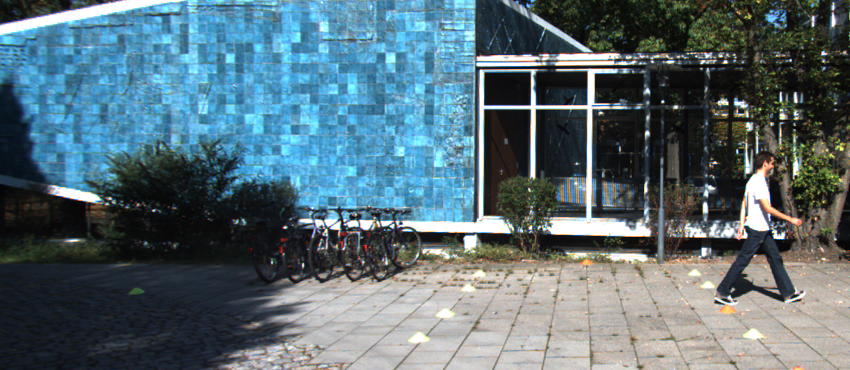
#> input picture scripts_aula/Aula_Homografia_Morfologia_40_Independentes/dados/visao_01.png, 850 x 370 px; its folder holds 6 pictures in this run
$ python 19_canvas_mosaico.py
#> lines starting #> are read from the running program, lines starting #| are printed output that depends on the picture; after the words box and inside, x2 and y2 are one past the last pixel; in counts of white or black regions, pixels touching at a corner belong together
"""
EXEMPLO 19/40 — DETERMINAR O CANVAS PANORÂMICO

O QUE ESTE CODIGO FAZ: Este programa foi elaborado para calcular o deslocamento global que preserva todas as vistas. Cada exercicio
e independente e pode ser executado diretamente, sem apoio.py ou importacao
de outros exemplos. As imagens de entrada ficam na pasta dados.

COMO FUNCIONA: A demonstracao usa projetar cantos, calcular limites e compor matriz de translação. O programa apresenta os parametros,
imprime medidas quantitativas quando sao relevantes e salva resultados na
pasta saidas/19_canvas_mosaico/, criada automaticamente.

POR QUE E IMPORTANTE: sem esse ajuste parte da segunda imagem pode ficar cortada. Na visao veicular, a correspondencia de pontos
auxilia o alinhamento de imagens, enquanto o BEV e a morfologia fornecem
representacoes uteis para encontrar marcacoes de pista.

APLICACAO E CUIDADOS: Este material utiliza duas janelas sobrepostas de uma
mesma fotografia, simulando vistas de cameras. Nao e uma calibracao real
de surround view 360 graus. Para multiplas cameras fisicas sao necessarias
calibracao intrinseca/extrinseca, compensacao de distorcao e tratamento da
paralaxe. A segmentacao BEV trabalha inicialmente com cena controlada.

EXPERIMENTE NA AULA: Imprima width,height e matriz de deslocamento.

PASSO A PASSO DA EXECUCAO: 1. Detecte e corresponda pontos ORB nas duas vistas. 2. Estime homografia com RANSAC, relatando numero de inliers e erro de reprojecao. 3. Projete os cantos e ajuste a origem do canvas para evitar cortar a imagem. 4. Remapeie imagens e mascaras de validade pelo warpPerspective. 5. Monte e visualize o mosaico; na regiao compartilhada, discuta a costura e blending. 6. Nao generalize uma homografia unica para objetos em diferentes profundidades.

COMO EXECUTAR: python exemplos/19_canvas_mosaico.py
DEPENDENCIAS: opencv-python, numpy; nenhuma dependencia de outro .py.
"""

from pathlib import Path
import cv2
import numpy as np

RAIZ = Path(__file__).resolve().parent.parent
DADOS = RAIZ / "dados"
SAIDA = RAIZ / "saidas" / Path(__file__).stem
SAIDA.mkdir(parents=True, exist_ok=True)

def ler(nome):
    caminho = DADOS / nome
    imagem = cv2.imread(str(caminho))
    if imagem is None:
        raise FileNotFoundError(f"Imagem ausente: {caminho}")
    return imagem

def painel(pares, destino="resultado.png", largura=560, altura=310):
    """Cada tupla contem (legenda, imagem); salva um grid com ate 3 colunas."""
    quadros = []
    for legenda, imagem in pares:
        if len(imagem.shape) == 2:
            imagem = cv2.cvtColor(imagem, cv2.COLOR_GRAY2BGR)
        img = cv2.resize(imagem, (largura, altura), interpolation=cv2.INTER_AREA)
        cv2.rectangle(img, (0, 0), (largura, 43), (22, 31, 46), -1)
        cv2.putText(img, legenda[:43], (12, 29), cv2.FONT_HERSHEY_SIMPLEX,
                    0.66, (255, 255, 255), 2, cv2.LINE_AA)
        quadros.append(img)
    ncol = min(3, len(quadros))
    while len(quadros) % ncol:
        quadros.append(np.full_like(quadros[0], (235, 235, 235)))
    linhas = [np.hstack(quadros[i:i+ncol]) for i in range(0, len(quadros), ncol)]
    resultado = np.vstack(linhas)
    cv2.imwrite(str(SAIDA / destino), resultado)
    print("Imagem salva:", SAIDA / destino)
    return resultado


def orb_pares(nfeatures=2500):
    a, b = ler("visao_01.png"), ler("visao_02.png")
    orb = cv2.ORB_create(nfeatures=nfeatures, fastThreshold=12)
    k1, d1 = orb.detectAndCompute(cv2.cvtColor(a, cv2.COLOR_BGR2GRAY), None)
    k2, d2 = orb.detectAndCompute(cv2.cvtColor(b, cv2.COLOR_BGR2GRAY), None)
    if d1 is None or d2 is None:
        raise RuntimeError("Nao foram detectados descritores ORB. Use cenas com textura.")
    return a, b, k1, d1, k2, d2

def matches_lowe(d1, d2, ratio=0.80):
    bf = cv2.BFMatcher(cv2.NORM_HAMMING)
    pares = bf.knnMatch(d2, d1, k=2)  # referencia: imagem 02 --> 01
    bons = [m for par in pares if len(par) == 2
            for m, n in [par] if m.distance < ratio * n.distance]
    return bons

def estimar_homografia(ratio=0.80, limiar=3.0):
    a, b, k1, d1, k2, d2 = orb_pares()
    bons = matches_lowe(d1, d2, ratio)
    if len(bons) < 4:
        raise RuntimeError(f"Somente {len(bons)} matches. Precisa de pelo menos 4.")
    src = np.float32([k2[m.queryIdx].pt for m in bons]).reshape(-1, 1, 2)
    dst = np.float32([k1[m.trainIdx].pt for m in bons]).reshape(-1, 1, 2)
    H, mascara = cv2.findHomography(src, dst, cv2.RANSAC, limiar)
    if H is None or mascara is None:
        raise RuntimeError("Homografia nao encontrada; verifique sobreposicao e matches.")
    inliers = mascara.ravel().astype(bool)
    projetados = cv2.perspectiveTransform(src, H)
    erros = np.linalg.norm((projetados - dst).reshape(-1, 2), axis=1)
    erro_medio = float(np.mean(erros[inliers])) if inliers.any() else float("nan")
    return a, b, H, inliers, erro_medio, bons, k1, k2, erros, src, dst

def construir_mosaico(blending=True):
    a, b, H, inliers, erro, bons, k1, k2, erros, src, dst = estimar_homografia()
#> in ler, imagem is the input picture: shape (370, 850, 3); mean B, G, R 118.2, 109.7, 89.2
#> call 2 of ler, with nome = 'visao_02.png'
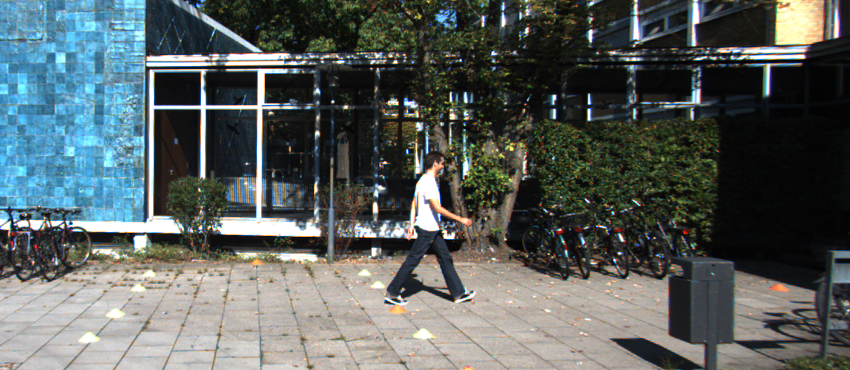
#> input picture scripts_aula/Aula_Homografia_Morfologia_40_Independentes/dados/visao_02.png, 850 x 370 px
#> in ler, imagem is the input picture: shape (370, 850, 3); mean B, G, R 95.3, 96.5, 89.3
#> in orb_pares, `k1, d1 = orb.detectAndCompute(cv2.cvtColor(a, cv2.COLOR_BGR2GRAY), None)`: k1 = 2500 keypoints; strongest (x, y, size): (531, 106, 64.3), (481, 71, 44.6), (533, 71, 44.6), (480, 71, 53.6)
#> in orb_pares, `k2, d2 = orb.detectAndCompute(cv2.cvtColor(b, cv2.COLOR_BGR2GRAY), None)`: k2 = 2500 keypoints; strongest (x, y, size): (150, 71, 44.6), (259, 71, 64.3), (203, 71, 44.6), (204, 70, 37.2)
#> in matches_lowe, `pares = bf.knnMatch(d2, d1, k=2)`: pares = 2500 matches
#> in matches_lowe, `bons = [m for par in pares if len(par) == 2 for m, n in [par] if m.dis..`: bons = 1684 matches
#> in estimar_homografia, `src = np.float32([k2[m.queryIdx].pt for m in bons]).reshape(-1, 1, 2)`: src = 1684 rows, first 8: [117, 258], [421, 129], [419, 129], [385, 162], [289, 54], [435, 162], [452, 151], [246, 163]
#> in estimar_homografia, `dst = np.float32([k1[m.trainIdx].pt for m in bons]).reshape(-1, 1, 2)`: dst = 1684 rows, first 8: [447, 258], [751, 129], [749, 129], [715, 162], [619, 54], [765, 162], [782, 151], [576, 163]
#> in estimar_homografia, `H, mascara = cv2.findHomography(src, dst, cv2.RANSAC, limiar)`: H = [[1, -0.000105, 329.9], [0.000101, 1, -0.0357], [5.28e-07, -5.69e-07, 1]]; mascara = 1684 values, max 1 at index 0, min 0 at index 228, mean 0.97
#> in estimar_homografia, `projetados = cv2.perspectiveTransform(src, H)`: projetados = 1684 rows, first 8: [447, 258], [751, 129], [749, 129], [715, 162], [619, 53.99], [765, 162], [782, 151], [576, 163]
#> in estimar_homografia, `erros = np.linalg.norm((projetados - dst).reshape(-1, 2), axis=1)`: erros = 1684 values, max 1003.3 at index 561, min 0.0033 at index 355, mean 5.38
#> in estimar_homografia, `erro_medio = float(np.mean(erros[inliers])) if inliers.any() else floa..`: erro_medio = 0.338
#> erro = 0.338; bons = 1684 matches
    h1,w1=a.shape[:2];h2,w2=b.shape[:2]
#> after `h1, w1 = a.shape[:2]`: h1 = 370; w1 = 850
#> after `h2, w2 = b.shape[:2]`: h2 = 370; w2 = 850
    c1=np.float32([[0,0],[w1,0],[w1,h1],[0,h1]]).reshape(-1,1,2)
#> c1 = [[0, 0], [850, 0], [850, 370], [0, 370]]
    c2=np.float32([[0,0],[w2,0],[w2,h2],[0,h2]]).reshape(-1,1,2)
#> c2 = [[0, 0], [850, 0], [850, 370], [0, 370]]
    p2=cv2.perspectiveTransform(c2,H).reshape(-1,2)
#> p2 = [[329.9, -0.0357], [1179.8, 0.05], [1180, 370], [330, 370.1]]
    todos=np.vstack([c1.reshape(-1,2),p2])
#> todos = [[0, 0], [850, 0], [850, 370], [0, 370], [329.9, -0.0357], [1179.8, 0.05], [1180, 370], [330, 370.1]]
    xmin,ymin=np.floor(todos.min(axis=0)).astype(int)
#> xmin = 0; ymin = -1
    xmax,ymax=np.ceil(todos.max(axis=0)).astype(int)
#> xmax = 1180; ymax = 371
    T=np.array([[1,0,-xmin],[0,1,-ymin],[0,0,1]],np.float64)
#> T = [[1, 0, 0], [0, 1, 1], [0, 0, 1]]
    tam=(int(xmax-xmin),int(ymax-ymin))
#> tam = (1180, 372)
    im1=cv2.warpPerspective(a,T,tam)
    im2=cv2.warpPerspective(b,T@H,tam)
    m1=cv2.warpPerspective(np.full((h1,w1),255,np.uint8),T,tam)>0
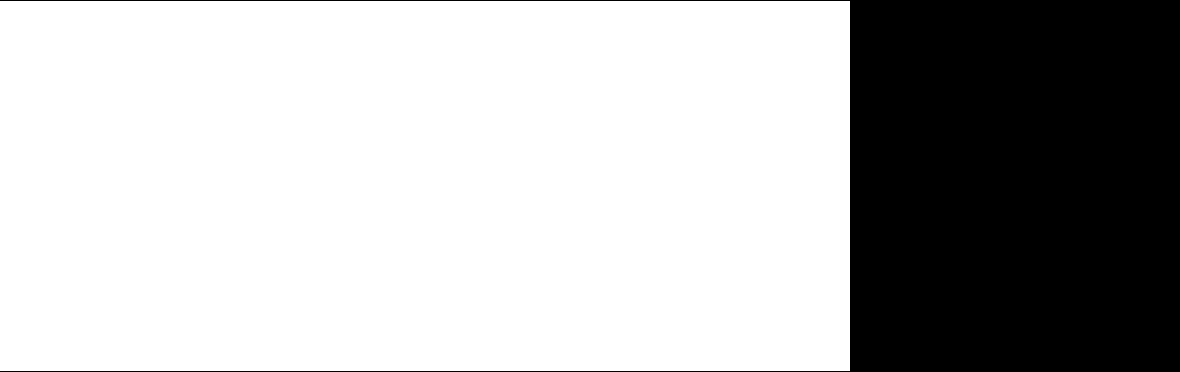
#> m1: shape (372, 1180) bool; 71.6% white; 1 black region, box (x1, y1, x2, y2) and area: (0, 0, 1180, 372) 124460
    m2=cv2.warpPerspective(np.full((h2,w2),255,np.uint8),T@H,tam)>0
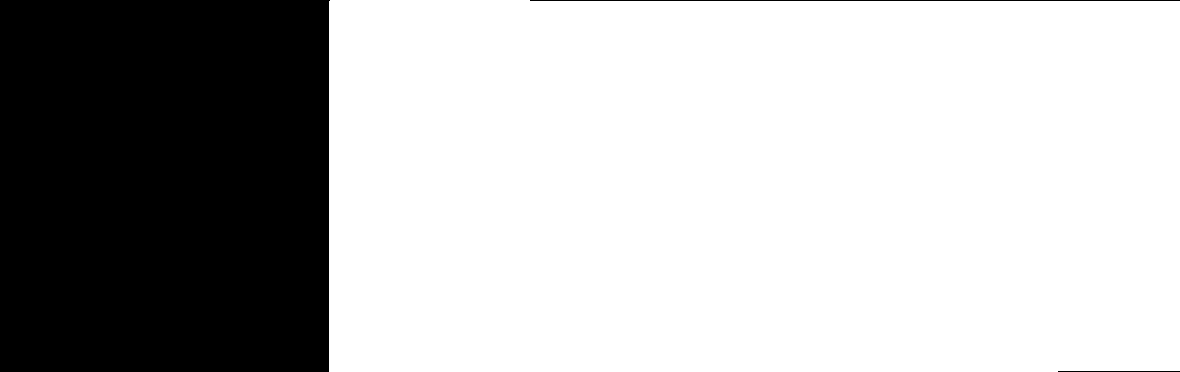
#> m2: shape (372, 1180) bool; 71.9% white; 3 black regions, box (x1, y1, x2, y2) and area: (0, 0, 330, 372) 122389, (530, 0, 1180, 1) 650, (1058, 371, 1180, 372) 122
    mosaico=im1.copy(); apenas2=m2&~m1; mosaico[apenas2]=im2[apenas2]
#> after `apenas2 = m2 & ~m1`:
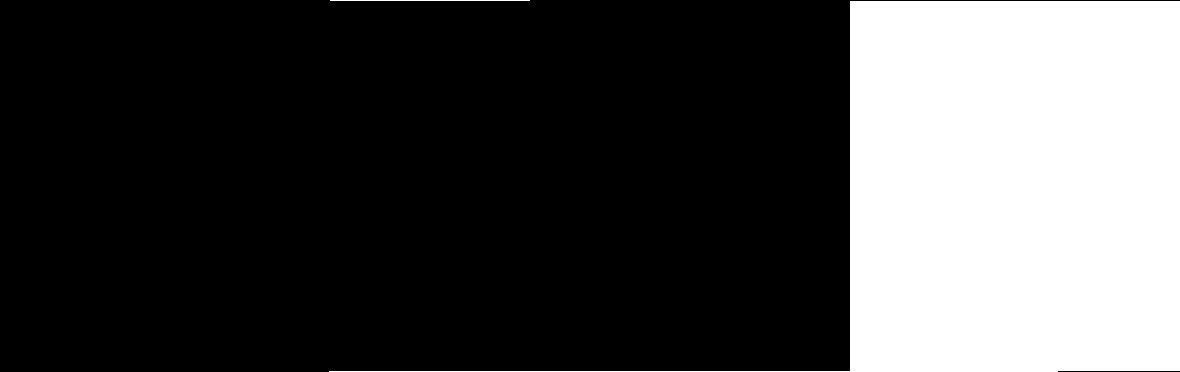
#> apenas2: shape (372, 1180) bool; 28% white; 2 white regions, box (x1, y1, x2, y2) and area: (329, 1, 1180, 372) 122829, (330, 0, 530, 1) 200
    if blending:
        comum=m1&m2
#> comum: shape (372, 1180) bool; 43.9% white; 1 white region, box (x1, y1, x2, y2) and area: (329, 1, 850, 371) 192770
        mosaico[comum]=np.clip(0.5*im1[comum].astype(float)
                               +0.5*im2[comum].astype(float),0,255).astype(np.uint8)
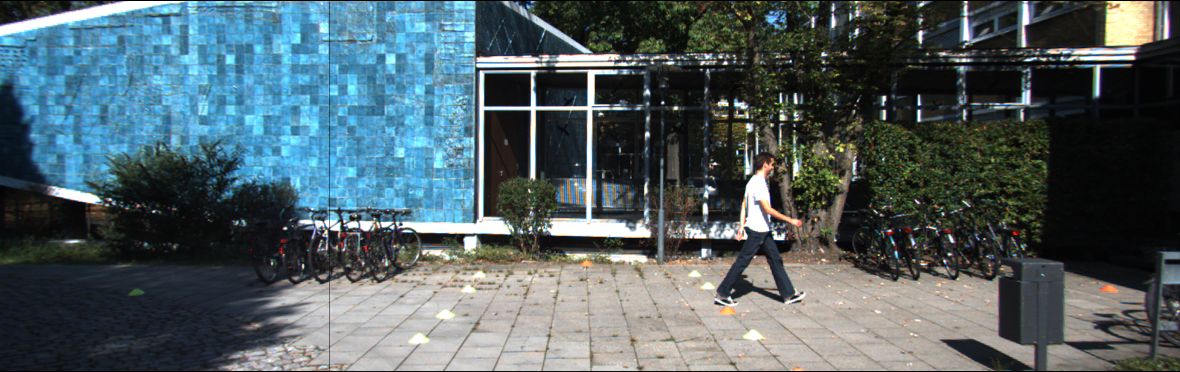
#> mosaico: shape (372, 1180, 3); mean B, G, R 100.3, 95.7, 80.8
    return a,b,H,inliers,erro,mosaico,im1,im2,m1,m2,T

a,b,H,inliers,erro,mos,im1,im2,m1,m2,T=construir_mosaico()
#> erro = 0.338; T = [[1, 0, 0], [0, 1, 1], [0, 0, 1]]
print("Canvas:",mos.shape,"Matriz de translacao:\n",T)
#| Canvas: (372, 1180, 3) Matriz de translacao:
#|  [[1. 0. 0.]
#|  [0. 1. 1.]
#|  [0. 0. 1.]]
print("Homografia completa T@H:\n",T@H)
#| Homografia completa T@H:
#|  [[ 1.00044485e+00 -1.04584388e-04  3.29925244e+02]
#|  [ 1.01332409e-04  1.00011345e+00  9.64311353e-01]
#|  [ 5.28077041e-07 -5.69487888e-07  1.00000000e+00]]
painel([("Vista 01",a),("Vista 02",b),("Canvas panoramico",mos)])
#> after the loop in painel, `for legenda, imagem in pares:`:
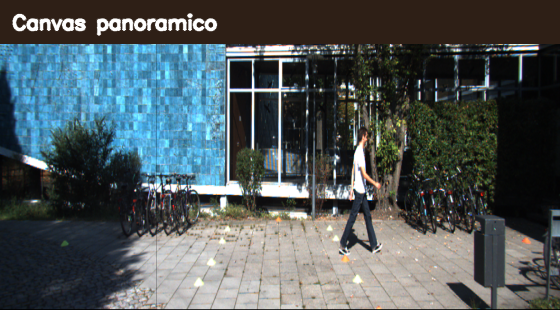
#> img: shape (310, 560, 3); mean B, G, R 90.1, 87.9, 78.8
#> after the loop in painel, `for legenda, imagem in pares:`: quadros = 3 items
#> in painel, `ncol = min(3, len(quadros))`: ncol = 3
#> in painel, `linhas = [np.hstack(quadros[i:i+ncol]) for i in range(0, len(quadros),..`: linhas = 1 item
#> in painel, `resultado = np.vstack(linhas)`:
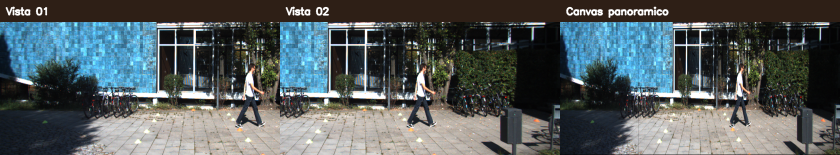
#> resultado: shape (310, 1680, 3) (shown at 1/2 size); mean of channels 0, 1, 2 94, 92.3, 84; drawn as B, G, R
